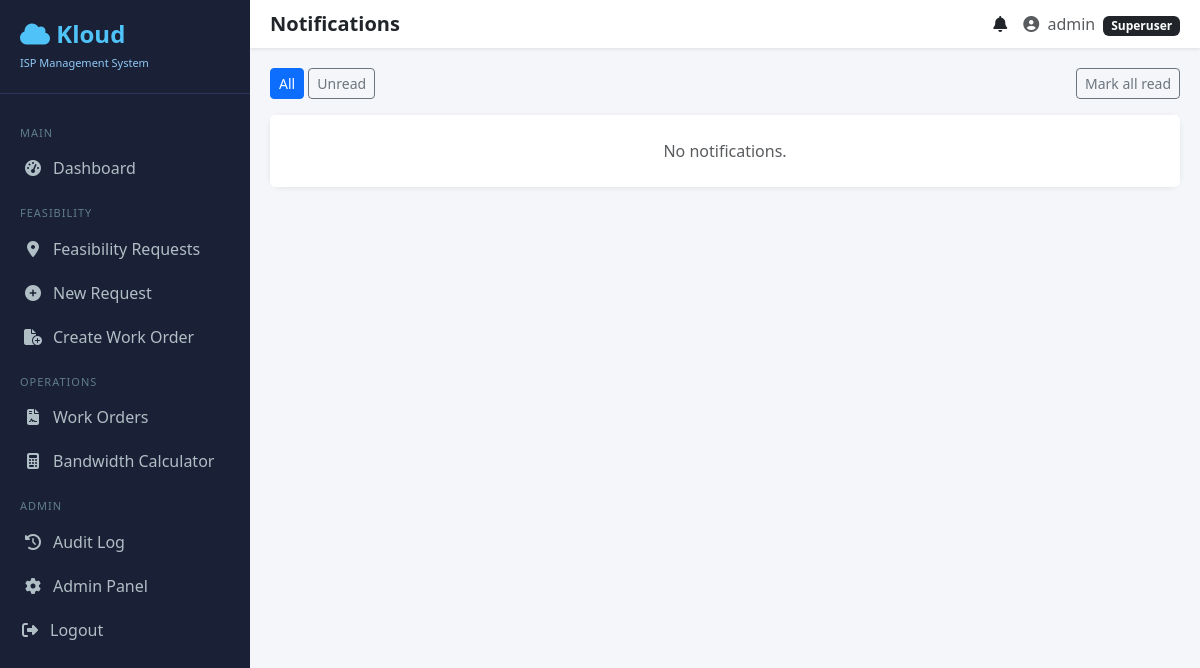
Before: /accounts/notifications/ (signed in) with the older database file.
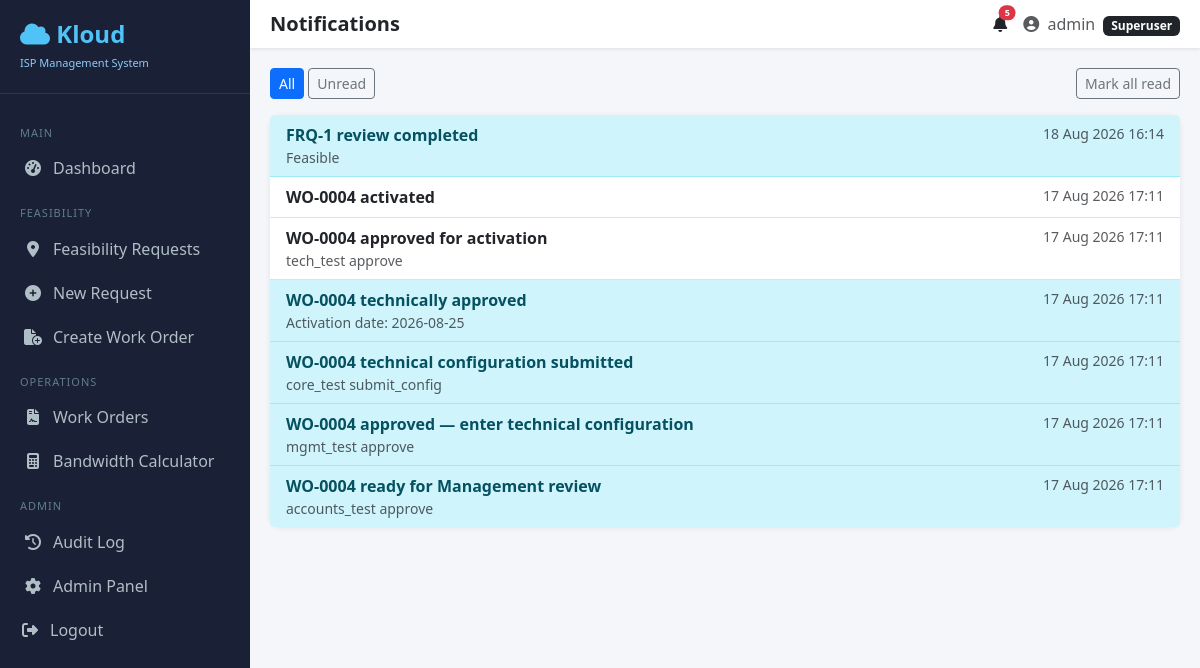
After: the same page with the newer database file.
### accounts_dept/models.py (models this page shows, shortened)
class Notification(models.Model):
    user = models.ForeignKey(
        settings.AUTH_USER_MODEL,
        on_delete=models.CASCADE,
        related_name='notifications',
    )
    title = models.CharField(max_length=200)
    message = models.TextField(blank=True)
    url = models.CharField(max_length=255, blank=True)
    module = models.CharField(max_length=40, blank=True)
    record_id = models.CharField(max_length=40, blank=True)
    is_read = models.BooleanField(default=False)
    created_at = models.DateTimeField(auto_now_add=True)
    class Meta:
        ordering = ['-created_at']

### accounts_dept/views.py (the view)
# urls.py: path('notifications/', views.notification_list, name='notifications'),
@login_required
def notification_list(request):
    qs = Notification.objects.filter(user=request.user)
    unread_only = request.GET.get('unread') == '1'
    if unread_only:
        qs = qs.filter(is_read=False)
    paginator = Paginator(qs, 25)
    page = paginator.get_page(request.GET.get('page'))
    return render(request, 'accounts_dept/notifications.html', {
        'page': page,
        'unread_only': unread_only,
    })

### accounts_dept/context_processors.py (called while the page is built)
def rbac_context(request):
    from .permissions import get_user_role, get_user_permission_codenames
    from .models import Notification
    if not request.user.is_authenticated:
        return {}
    role = get_user_role(request.user)
    unread = Notification.objects.filter(user=request.user, is_read=False)
    return {
        'user_role': role,
        'user_perm_codenames': get_user_permission_codenames(request.user),
        'unread_notification_count': unread.count(),
        'recent_notifications': list(unread[:5]),
    }

### accounts_dept/permissions.py (called while the page is built, shortened)
def codename(module, action):
    return f'{module}.{action}'

def get_user_role(user):
    if not user or not user.is_authenticated:
        return None
    if user.is_superuser:
        return None

def get_user_permission_codenames(user):
    if not user or not user.is_authenticated:
        return set()
    if user.is_superuser:
        return {codename(m, a) for m, a, _ in PERMISSION_REGISTRY}

def user_has_perm(user, perm_codename):
    if not user or not user.is_authenticated:
        return False
    if user.is_superuser:
        return True
    role = get_user_role(user)
    if role and role.is_super_role:
        return True
    return perm_codename in get_user_permission_codenames(user)

### accounts_dept/templatetags/rbac_tags.py (called while the page is built)
@register.simple_tag(takes_context=True)
def has_perm(context, codename):
    request = context.get('request')
    if not request or not request.user.is_authenticated:
        return False
    return user_has_perm(request.user, codename)

### accounts_dept/templates/accounts_dept/notifications.html (shortened to what this page needs)
{% extends 'base.html' %}
{% block page_title %}Notifications{% endblock %}
{% block content %}
<div class="d-flex justify-content-between align-items-center mb-3">
  <div>
    <a href="{% url 'accounts:notifications' %}" class="btn btn-sm {% if not unread_only %}btn-primary{% else %}btn-outline-secondary{% endif %}">All</a>
    <a href="{% url 'accounts:notifications' %}?unread=1" class="btn btn-sm {% if unread_only %}btn-primary{% else %}btn-outline-secondary{% endif %}">Unread</a>
  </div>
  <form method="post" action="{% url 'accounts:notifications_read_all' %}">
    <button class="btn btn-sm btn-outline-secondary">Mark all read</button>
  </form>
</div>
<div class="card">
  <div class="list-group list-group-flush">
    {% for n in page %}
    <a href="{% url 'accounts:notification_open' n.pk %}" class="list-group-item list-group-item-action {% if not n.is_read %}list-group-item-info{% endif %}">
      <div class="d-flex justify-content-between">
        <strong>{{ n.title }}</strong>
        <span class="small text-muted">{{ n.created_at|date:"d M Y H:i" }}</span>
      </div>
      {% if n.message %}<div class="small text-muted">{{ n.message }}</div>{% endif %}
    </a>
    {% empty %}
    <div class="list-group-item text-muted text-center py-4">No notifications.</div>
    {% endfor %}
  </div>
</div>
{% endblock %}

### templates/base.html (shortened to what this page needs)
<!DOCTYPE html>
<html lang="en">
<head>
  <link href="https://cdn.jsdelivr.net/npm/bootstrap@5.3.0/dist/css/bootstrap.min.css" rel="stylesheet">
  <link href="https://cdnjs.cloudflare.com/ajax/libs/font-awesome/6.4.0/css/all.min.css" rel="stylesheet">
</head>
<body>
<nav class="sidebar">
  <div class="brand">
    <h4><i class="fas fa-cloud"></i> Kloud</h4>
    <small>ISP Management System</small>
  </div>
  {% if user.is_authenticated %}
  {% load rbac_tags %}
  <div class="mt-3">
    <div class="nav-section">Main</div>
    {% has_perm 'menu.dashboard' as can_dashboard %}
    {% if can_dashboard %}
    <a class="nav-link {% block nav_dashboard %}{% endblock %}" href="{% url 'feasibility:dashboard' %}">
      <i class="fas fa-tachometer-alt fa-fw"></i> Dashboard
    </a>
    {% endif %}
    {% has_perm 'menu.feasibility' as can_feasibility %}
    {% if can_feasibility %}
    <div class="nav-section">Feasibility</div>
    <a class="nav-link {% block nav_feasibility %}{% endblock %}" href="{% url 'feasibility:dashboard' %}">
      <i class="fas fa-map-marker-alt fa-fw"></i> Feasibility Requests
    </a>
    {% has_perm 'feasibility.create' as can_create_frq %}
    {% if can_create_frq %}
    <a class="nav-link" href="{% url 'feasibility:create' %}">
      <i class="fas fa-plus-circle fa-fw"></i> New Request
    </a>
    {% endif %}
    {% has_perm 'workorders.create' as can_create_wo %}
    {% if can_create_wo %}
    <a class="nav-link {% block nav_wo_create %}{% endblock %}" href="{% url 'feasibility:work_order_create' %}">
      <i class="fas fa-file-circle-plus fa-fw"></i> Create Work Order
    </a>
    {% endif %}
    {% endif %}
    {% has_perm 'menu.workorders' as can_workorders %}
    {% if can_workorders %}
    <div class="nav-section">Operations</div>
    <a class="nav-link {% block nav_workorders %}{% endblock %}" href="{% url 'workorders:list' %}">
      <i class="fas fa-file-contract fa-fw"></i> Work Orders
    </a>
    {% endif %}
    {% has_perm 'menu.calculator' as can_calculator %}
    {% if can_calculator %}
    <a class="nav-link {% block nav_calculator %}{% endblock %}" href="{% url 'workorders:calculator' %}">
      <i class="fas fa-calculator fa-fw"></i> Bandwidth Calculator
    </a>
    {% endif %}
    <div class="nav-section">Admin</div>
    {% has_perm 'audit.view' as can_audit %}
    {% if can_audit %}
    <a class="nav-link {% block nav_audit %}{% endblock %}" href="{% url 'accounts:audit_log' %}">
      <i class="fas fa-history fa-fw"></i> Audit Log
    </a>
    {% endif %}
    {% has_perm 'admin.access' as can_admin %}
    {% if can_admin or user.is_superuser %}
    <a class="nav-link" href="/admin/">
      <i class="fas fa-cog fa-fw"></i> Admin Panel
    </a>
    {% endif %}
    <form method="post" action="{% url 'logout' %}" class="m-0">
      <button type="submit" class="nav-link border-0 bg-transparent w-100 text-start">
        <i class="fas fa-sign-out-alt fa-fw"></i> Logout
      </button>
    </form>
  </div>
  {% endif %}
</nav>
<div class="main-content">
  <div class="topbar">
    <h5 class="mb-0 fw-bold text-dark">{% block page_title %}Dashboard{% endblock %}</h5>
    <div class="d-flex align-items-center gap-3">
      {% if user.is_authenticated %}
      <div class="dropdown">
        <a class="text-dark text-decoration-none position-relative" href="#" data-bs-toggle="dropdown">
          <i class="fas fa-bell"></i>
          {% if unread_notification_count %}<span class="position-absolute top-0 start-100 translate-middle badge rounded-pill bg-danger" style="font-size:9px">{{ unread_notification_count }}</span>{% endif %}
        </a>
      </div>
      <span class="text-muted">
        <i class="fas fa-user-circle me-1"></i> {{ user.get_full_name|default:user.username }}
        {% if user_role %}<span class="badge bg-secondary ms-1">{{ user_role.name }}</span>{% elif user.is_superuser %}<span class="badge bg-dark ms-1">Superuser</span>{% endif %}
      </span>
      {% endif %}
    </div>
  </div>
  {% block content %}{% endblock %}
</div>
</body>
</html>

### templates/base.html (style rules this page uses)
body { background: #f4f6f9; font-family: 'Segoe UI', sans-serif; }
.sidebar { min-height: 100vh; background: #1a2035; color: #fff; width: 250px; position: fixed; top: 0; left: 0; padding-top: 20px; z-index: 100; }
.sidebar .brand { padding: 0 20px 20px; border-bottom: 1px solid #2d3559; }
.sidebar .brand h4 { color: #4fc3f7; font-weight: 700; margin: 0; }
.sidebar .brand small { color: #90caf9; font-size: 11px; }
.sidebar .nav-link { color: #b0bec5; padding: 10px 20px; display: flex; align-items: center; gap: 10px; transition: all .2s; border-left: 3px solid transparent; }
.sidebar button.nav-link { cursor: pointer; font: inherit; }
.sidebar .nav-section { color: #607d8b; font-size: 11px; padding: 15px 20px 5px; text-transform: uppercase; letter-spacing: 1px; }
.main-content { margin-left: 250px; padding: 20px; }
.topbar { background: #fff; padding: 12px 20px; margin: -20px -20px 20px; box-shadow: 0 1px 4px rgba(0,0,0,.1); display: flex; justify-content: space-between; align-items: center; }
.card { border: none; border-radius: 12px; box-shadow: 0 1px 6px rgba(0,0,0,.08); }

Changed rows visible on the page:
added Notification: title "FRQ-1 review completed", created_at "18 Aug 2026 16:14", message "Feasible"
added Notification: title "WO-0004 activated", created_at "17 Aug 2026 17:11", is_read True (drawn)
added Notification: title "WO-0004 approved for activation", created_at "17 Aug 2026 17:11", message "tech_test approve", is_read True (drawn)
added Notification: title "WO-0004 technically approved", created_at "17 Aug 2026 17:11", message "Activation date: 2026-08-25"
added Notification: title "WO-0004 technical configuration submitted", created_at "17 Aug 2026 17:11", message "core_test submit_config"
added Notification: title "WO-0004 approved — enter technical configuration", created_at "17 Aug 2026 17:11", message "mgmt_test approve"
added Notification: title "WO-0004 ready for Management review", created_at "17 Aug 2026 17:11", message "accounts_test approve"
Other visible differences:
{{ unread_notification_count }}: (not shown) → "5"
text no longer shown: "No notifications."
